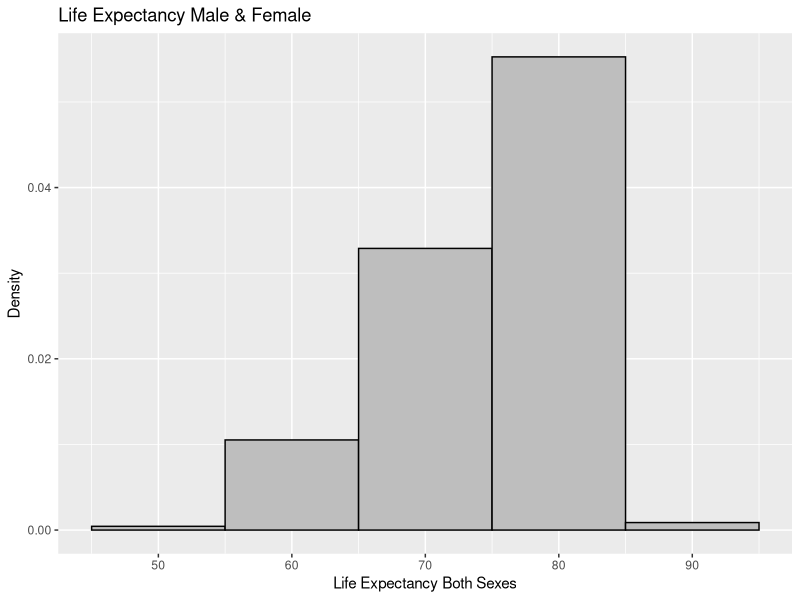
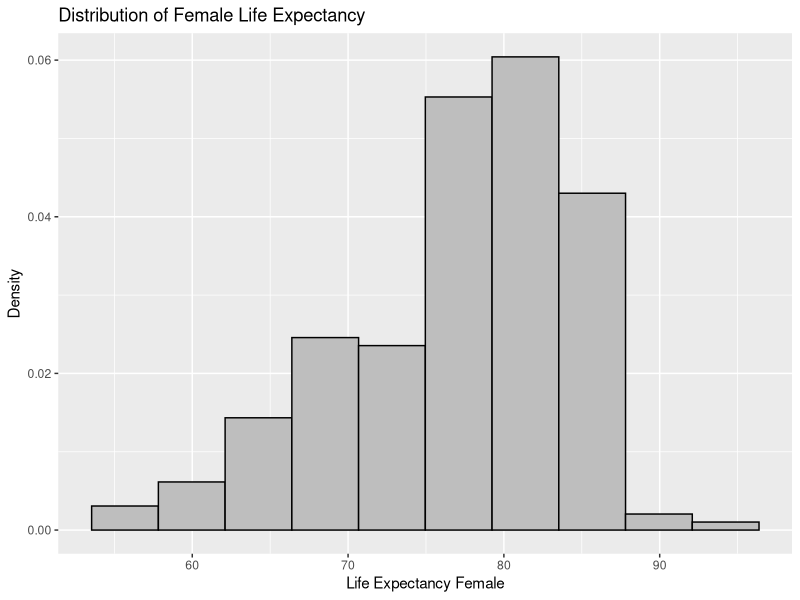
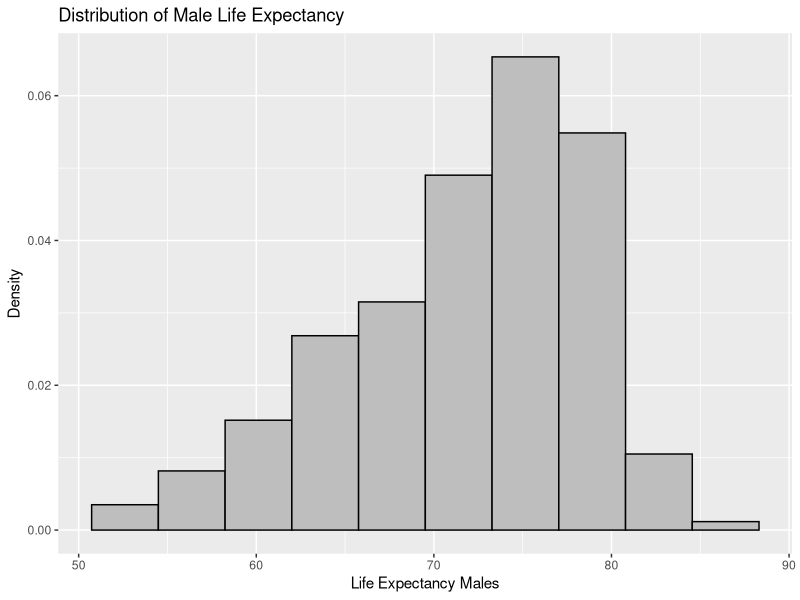
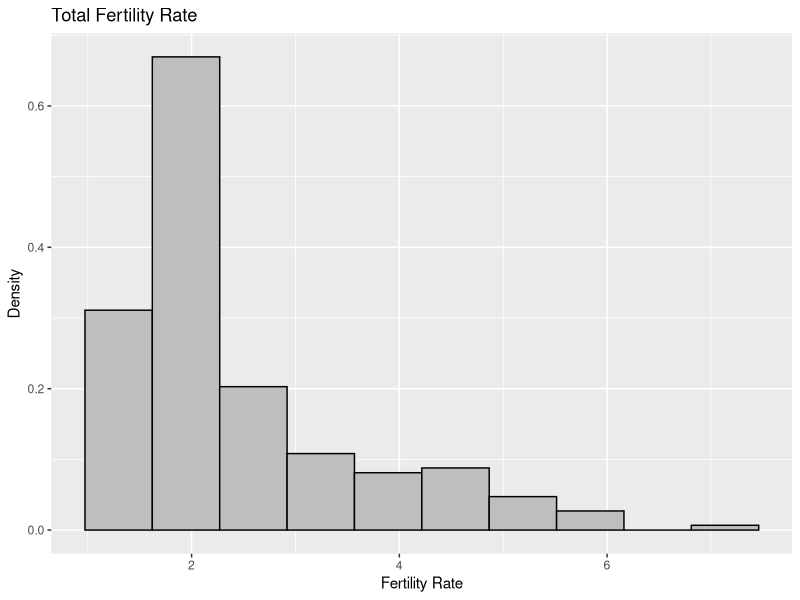
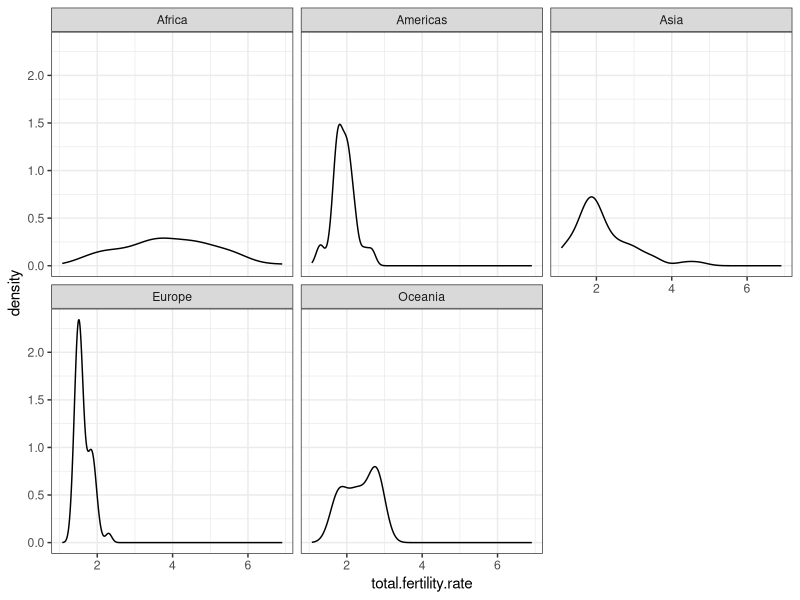
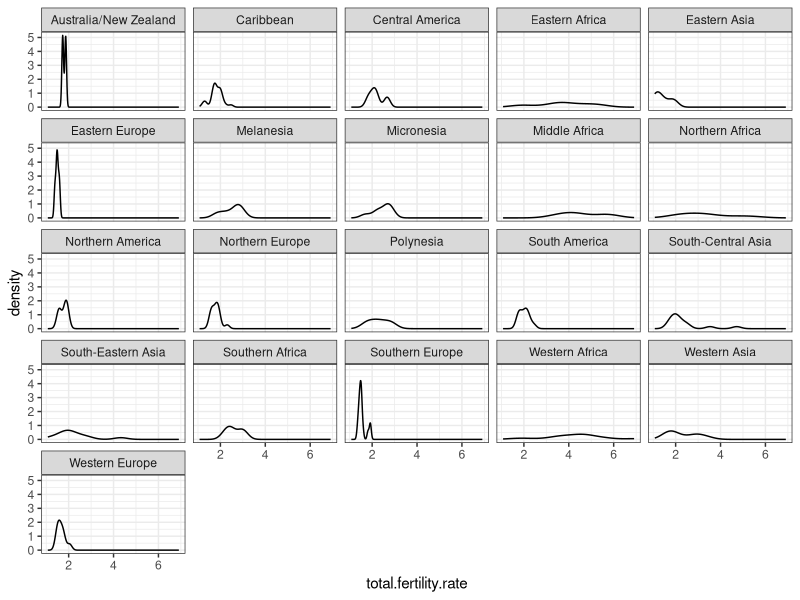
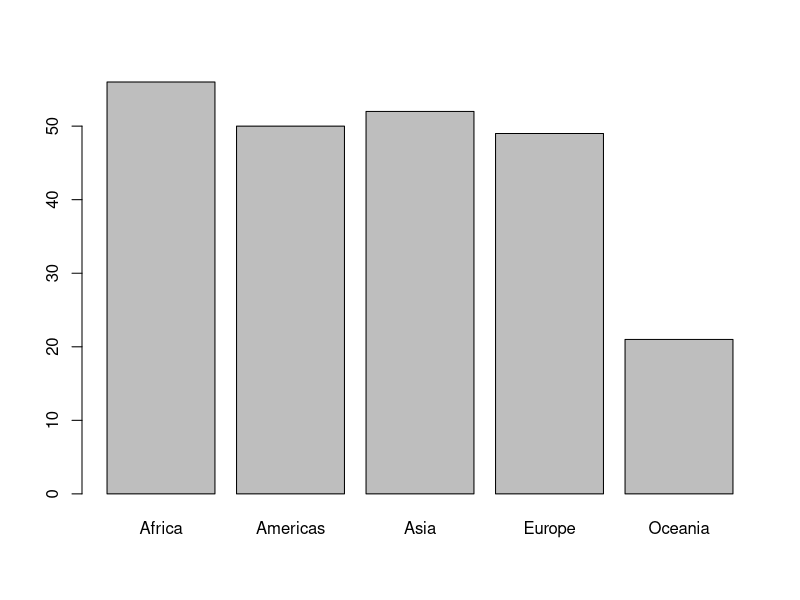
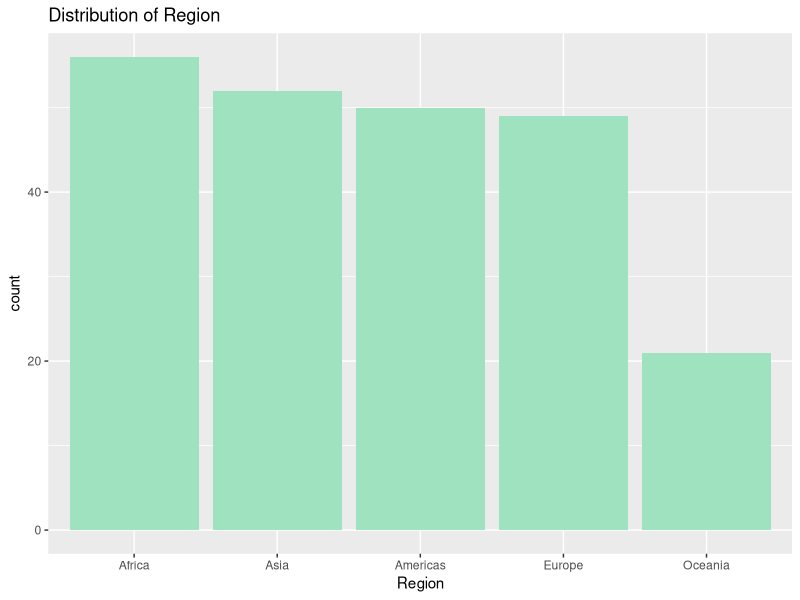

Source code (R) for these figures, in order: (Note: this script raises an error after producing the figures.)
# COURSE: Introductory to Case Study
# PROJECT TITLE: Descriptive Analysis of Demographic Data (Project 1)
# DATE CREATED: 18 October 2021 # To be submitted by 12 November 2021 #
# InSTRUCTOR: Pof.Dr. Sonja Kuhnt, Dr.Paul Wiemann, Dr.Birte Hellwig, M.sc. Hendrik Dohme
# SCRIPT OWNER: Opeyemi Ayanwale (236783)
# PROJECT GROUP: Group 7
# Last changes:20/10/2021

#############################
# R SETUP
#############################

## Download relevant R packages with the following command:
#install.packages()
install.packages(c("ggplot2", "data.table", "dplyr", "tidyverse"))

# 1.	Load the R package needed and with library()
#library()
library(ggplot2)
library(data.table)
library(dplyr)
library(tidyverse)

#############################
# DATA SETUP
#############################

# 2. Download the dataset "Census_Data" and store it locally in a directory.
#    Set your working directory to this directory with setwd().
getwd()

#setwd("___")
setwd("C:/Users/opeye/OneDrive/Desktop/TU_Dortmund_DataScience/Intro_Case Studies/Census_Data")

# 3. Import the data using the read.csv function and store it in a variable named census_data#
census_data <- read.csv("census_2021_2001.csv")

# 4. Check whether the dataset was correctly loaded:
#    to view the whole dataset: View() #
View(census_data)
str(census_data)
names(census_data)
head(census_data)

# 5. Check for missig values
# to know how many missing value in the variable: sum(is.na()) #
sum(is.na(census_data))
sum(is.na(census_data$country))
sum(is.na(census_data$genc))
sum(is.na(census_data$subregion))
sum(is.na(census_data$region))
sum(is.na(census_data$year))
sum(is.na(census_data$total.fertility.rate))
sum(is.na(census_data$life.expectancy.both.sexes))
sum(is.na(census_data$life.expectancy.males))
sum(is.na(census_data$life.expectancy.females))

# without having to count d missing value we can also
which(is.na(census_data$genc)) # number 281 & 282 is our missing value 
#but its actually not a missing data but an abbr  NA for Nambia.

which(is.na(census_data$total.fertility.rate)) # number 235 325 379 385 393 429 is our missing value

which(is.na(census_data$life.expectancy.both.sexes)) # number 235 325 379 385 393 429 is our missing value

which(is.na(census_data$life.expectancy.males)) # number 235 325 379 385 393 429 is our missing value

which(is.na(census_data$life.expectancy.females)) # number 235 325 379 385 393 429 is our missing value

#6. Data Cleanup: Remove NA rows in R and replacing NA in genc Nambia with NM
# Replacing the abbrevation of Nambia(NA) in column genc with (NM) 
census_data$genc[is.na(census_data$genc)] <- "NM"
View(census_data)
View(census_data$genc)

# Re-check for missing values
sum(is.na(census_data$genc)) # no more missing value here as NA which stands for Nambia has been replace with NM
sum(is.na(census_data))

# Removing Rows with NA na.omit()
census_data2 <- na.omit(census_data)
View(census_data2)
summary(census_data2)
#7. Filter Data for year 2021 
census_data2021 <- filter(census_data2, census_data2$year == 2021)

View(census_data2021)
str(census_data2021)
head(census_data2021)
census_data2021[1:10, ]
summary(census_data$country)


#############################
# DESCRIPTIVE STATISTICS
#############################
#8. Descriptive statistics for variables ######## for task 1 #######

summary(census_data2021) # basic descriptive for all variables
sd(census_data2021$life.expectancy.males)
sd(census_data2021$life.expectancy.females)
sd(census_data2021$life.expectancy.both.sexes)
sd(census_data2021$total.fertility.rate)

#for more detailed descriptive, the "psych" package is required
install.packages("psych") # required only the first time
library(psych)
help(psych) # is also used for factor analysis

describe(census_data2021) # gives more detail descriptive for all variables



#9. Frequency tables for categorical data
table(census_data2021$subregion)
table(census_data2021$region)



#10. Data visualization

#GGPLOT: Histogram (Single numeric variables)
#ggplot(data, aes(num)) + 
  #geom_histogram(binwidth/bins = 10, color= 'black', fill= 'light blue', alpha= 5) +
  #xlab('Number') + ylab('Frquency/count') + ggtitle('Histogram')


ggplot(census_data2021, aes(life.expectancy.both.sexes)) + 
  geom_histogram(aes(y=..density..), binwidth = 10, color= 'black', fill= 'grey', alpha= 5) +
  xlab('Life Expectancy Both Sexes') + ylab('Density') + ggtitle('Life Expectancy Male & Female')

ggplot(census_data2021, aes(life.expectancy.females)) + 
  geom_histogram(aes(y=..density..), bins = 10, color= 'black', fill= 'grey', alpha= 5) +
  xlab('Life Expectancy Female') + ylab('Density') + ggtitle('Distribution of Female Life Expectancy')

ggplot(census_data2021, aes(life.expectancy.males)) + 
  geom_histogram(aes(y=..density..), bins = 10, color= 'black', fill= 'grey', alpha= 5) +
  xlab('Life Expectancy Males') + ylab('Density') + ggtitle('Distribution of Male Life Expectancy')

ggplot(census_data2021, aes(total.fertility.rate)) + 
  geom_histogram(aes(y=..density..), bins = 10, color= 'black', fill= 'grey', alpha= 5) +
  xlab('Fertility Rate') + ylab('Density') + ggtitle('Total Fertility Rate')

######### Let see the distribution of fertility rate by subregion and region ##########
ggplot(census_data2021, aes(total.fertility.rate)) + 
  geom_density() +
  facet_wrap(~region) +
  theme_bw()

ggplot(census_data2021, aes(total.fertility.rate)) + 
  geom_density() +
  facet_wrap(~subregion) +
  theme_bw()


##Barplot for categorical variable
barplot(table(census_data2021$region))   #### OR using GGPLOT #####

ggplot(census_data2021, aes(fct_infreq(region))) +
  geom_bar(fill = "#9FE2BF") +
  xlab("Region") + ggtitle("Distribution of Region")

ggplot(census_data2021, aes(fct_infreq(subregion))) +
  geom_bar(fill = "#E9967A") +
  coord_flip() +
  xlab("Subregion") + ggtitle("Distribution of Subregion")
  
ggsave()

#11. Correlation ####### for task 2 ############
attach(census_data2021) #so that i can mention a variable without writing the data

cor(total.fertility.rate, life.expectancy.females) # doesn't give p-value

cor(total.fertility.rate, life.expectancy.males)

cor(total.fertility.rate, life.expectancy.both.sexes)

#correlation between fertility rate and life expectancy of females
cor.test(total.fertility.rate, life.expectancy.females) # gives P-value but only works for bivariate correlation

#correlation between fertility rate and life expectancy of males
cor.test(total.fertility.rate, life.expectancy.males)

#correlation between fertility rate and life expectancy for both sexes
cor.test(total.fertility.rate, life.expectancy.both.sexes)

#12. Data visualization

#Exploring correlation between Life Expectancy and Fertility Rate for both sexes
plot(total.fertility.rate, life.expectancy.both.sexes, main="Life Expectancy vs Fertility Rate in Both Sexes",
     xlab="Total Fertility Rate", ylab="Life Expectancy - Both Sexes", pch=20)  

#abline(lm(life.expectancy.both.sexes~total.fertility.rate), col="green")
#legend("topleft",legend=paste("r is", corrmat[1,2]))


#Exploring correlation between Life Expectancy for male and Fertility Rate 
plot(total.fertility.rate, life.expectancy.males, main="Life Expectancy vs Fertility Rate in Male",
     xlab="Total Fertility Rate", ylab="Life Expectancy - Male", pch=20)

#abline(lm(life.expectancy.males~total.fertility.rate), col="red") to create a regression line
#legend("topleft",legend=paste("r is", corrmat[1,3]))

#Exploring correlation between Life Expectancy for female and Fertility Rate
plot(total.fertility.rate, life.expectancy.females, main="Life Expectancy vs Fertility Rate in Female",
     xlab=" Total Fertility Rate", ylab="Life Expectancy - Female", pch=20)

#abline(lm(life.expectancy.females~total.fertility.rate), col="blue")#regression line
#legend("topleft",legend=paste("r is", corrmat[1,4]))



#13. QUESTION 3:  Variability of the values in the individual subregions #task 3#

#################Using the ggplot (method 1)#####################
#Boxplot of Life Expectancy by Subregion
ggplot(census_data2021, aes(life.expectancy.both.sexes, subregion, fill=subregion)) +
  geom_boxplot() +
  xlab("Life Expectancy Both Sexes") + ggtitle("Life Expectancy by Subregion")


#Boxplot of Fertility Rate by Subregion
ggplot(census_data2021, aes(total.fertility.rate, subregion, fill=subregion)) +
  geom_boxplot() +
  xlab("Total Fertility Rate") + ggtitle("Fertility Rate by Subregion")


#################OR Using the basic R plot (method 2)###############
#Boxplot of Life Expectancy by Subregion
boxplot(life.expectancy.both.sexes~subregion,data=census_data2021, main="Life Expectancy by Subregion",
        xlab="Life Expectancy Both Sexes", ylab="", horizontal=TRUE,las=1)


#Boxplot of Fertility Rate by Subregion
boxplot(total.fertility.rate~subregion,data=census_data2021, main="Fertility Rate by Subregion",
        xlab="Total Fertility Rate", ylab="", horizontal=TRUE,las=1)

#medians <- reorder (census_data2021$subregion, census_data2021$life.expectancy.both.sexes, median)
#boxplot(life.expectancy.both.sexes~ medians,data=census_data2021, main="Life Expectancy by Subregion",#
        #xlab="Life Expectancy Both Sexes", ylab="", horizontal=TRUE,las=2)#


#14. QUESTION 4:  comparing 2001 with 2021?  #task 4#
#Boxplot comparing Life Expectancy by Year
boxplot(life.expectancy.both.sexes~year,data=census_data2, main="Life Expectancy by Year",
        xlab="Year", ylab="Life Expectancy - Both Sexes")

boxplot(life.expectancy.males~year,  data=census_data2, main="Life Expectancy Male by Year",
        xlab="Year", ylab="Life Expectancy Male")

boxplot(life.expectancy.females~year,  data=census_data2, main="Life Expectancy Male by Year",
        xlab="Year", ylab="Life Expectancy Female")

#Boxplot comparing Fertility Rate by Year
boxplot(total.fertility.rate~year,data=census_data2, main="Fertility Rate by Year",
        xlab="Year", ylab="Fertility Rate")

